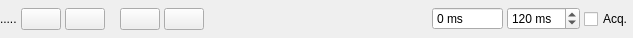
<?xml version="1.0" encoding="UTF-8"?>
<ui version="4.0">
 <class>AnimWidget</class>
 <widget class="QWidget" name="AnimWidget">
  <property name="geometry">
   <rect>
    <x>0</x>
    <y>0</y>
    <width>633</width>
    <height>38</height>
   </rect>
  </property>
  <property name="sizePolicy">
   <sizepolicy hsizetype="Expanding" vsizetype="Minimum">
    <horstretch>0</horstretch>
    <verstretch>0</verstretch>
   </sizepolicy>
  </property>
  <property name="windowTitle">
   <string>Form</string>
  </property>
  <layout class="QHBoxLayout" name="horizontalLayout">
   <property name="spacing">
    <number>4</number>
   </property>
   <property name="margin">
    <number>0</number>
   </property>
   <item>
    <widget class="QLabel" name="label">
     <property name="sizePolicy">
      <sizepolicy hsizetype="Preferred" vsizetype="Minimum">
       <horstretch>0</horstretch>
       <verstretch>0</verstretch>
      </sizepolicy>
     </property>
     <property name="text">
      <string>.....</string>
     </property>
    </widget>
   </item>
   <item>
    <widget class="QPushButton" name="start_pushButton">
     <property name="sizePolicy">
      <sizepolicy hsizetype="Minimum" vsizetype="Fixed">
       <horstretch>0</horstretch>
       <verstretch>0</verstretch>
      </sizepolicy>
     </property>
     <property name="toolTip">
      <string>Play animation</string>
     </property>
     <property name="text">
      <string/>
     </property>
     <property name="icon">
      <iconset resource="../alizams.qrc">
       <normaloff>:/bitmaps/play.svg</normaloff>:/bitmaps/play.svg</iconset>
     </property>
    </widget>
   </item>
   <item>
    <widget class="QPushButton" name="stop_pushButton">
     <property name="sizePolicy">
      <sizepolicy hsizetype="Minimum" vsizetype="Fixed">
       <horstretch>0</horstretch>
       <verstretch>0</verstretch>
      </sizepolicy>
     </property>
     <property name="toolTip">
      <string>Stop animation</string>
     </property>
     <property name="text">
      <string/>
     </property>
     <property name="icon">
      <iconset resource="../alizams.qrc">
       <normaloff>:/bitmaps/stop.svg</normaloff>:/bitmaps/stop.svg</iconset>
     </property>
    </widget>
   </item>
   <item>
    <widget class="QLabel" name="label_2">
     <property name="sizePolicy">
      <sizepolicy hsizetype="Fixed" vsizetype="Fixed">
       <horstretch>0</horstretch>
       <verstretch>0</verstretch>
      </sizepolicy>
     </property>
     <property name="text">
      <string/>
     </property>
     <property name="textFormat">
      <enum>Qt::PlainText</enum>
     </property>
     <property name="textInteractionFlags">
      <set>Qt::NoTextInteraction</set>
     </property>
    </widget>
   </item>
   <item>
    <widget class="QPushButton" name="group_pushButton">
     <property name="toolTip">
      <string>&lt;html&gt;&lt;head/&gt;&lt;body&gt;&lt;p&gt;Create 4D image group&lt;/p&gt;&lt;/body&gt;&lt;/html&gt;</string>
     </property>
     <property name="text">
      <string notr="true"/>
     </property>
     <property name="icon">
      <iconset resource="../alizams.qrc">
       <normaloff>:/bitmaps/group.svg</normaloff>:/bitmaps/group.svg</iconset>
     </property>
    </widget>
   </item>
   <item>
    <widget class="QPushButton" name="remove_pushButton">
     <property name="toolTip">
      <string>&lt;html&gt;&lt;head/&gt;&lt;body&gt;&lt;p&gt;Remove 4D groups&lt;/p&gt;&lt;/body&gt;&lt;/html&gt;</string>
     </property>
     <property name="text">
      <string notr="true"/>
     </property>
     <property name="icon">
      <iconset resource="../alizams.qrc">
       <normaloff>:/bitmaps/delete.svg</normaloff>:/bitmaps/delete.svg</iconset>
     </property>
    </widget>
   </item>
   <item>
    <spacer name="horizontalSpacer">
     <property name="orientation">
      <enum>Qt::Horizontal</enum>
     </property>
     <property name="sizeHint" stdset="0">
      <size>
       <width>40</width>
       <height>20</height>
      </size>
     </property>
    </spacer>
   </item>
   <item>
    <widget class="QSpinBox" name="acq_spinBox">
     <property name="sizePolicy">
      <sizepolicy hsizetype="Preferred" vsizetype="Fixed">
       <horstretch>0</horstretch>
       <verstretch>0</verstretch>
      </sizepolicy>
     </property>
     <property name="toolTip">
      <string>Frame time from DICOM acq. times</string>
     </property>
     <property name="readOnly">
      <bool>true</bool>
     </property>
     <property name="buttonSymbols">
      <enum>QAbstractSpinBox::NoButtons</enum>
     </property>
     <property name="suffix">
      <string notr="true"> ms</string>
     </property>
     <property name="prefix">
      <string notr="true"/>
     </property>
     <property name="maximum">
      <number>999999999</number>
     </property>
    </widget>
   </item>
   <item>
    <widget class="QSpinBox" name="frametime_spinBox">
     <property name="sizePolicy">
      <sizepolicy hsizetype="Preferred" vsizetype="Fixed">
       <horstretch>0</horstretch>
       <verstretch>0</verstretch>
      </sizepolicy>
     </property>
     <property name="toolTip">
      <string>Frame time</string>
     </property>
     <property name="accelerated">
      <bool>true</bool>
     </property>
     <property name="suffix">
      <string notr="true"> ms</string>
     </property>
     <property name="prefix">
      <string notr="true"/>
     </property>
     <property name="maximum">
      <number>9999</number>
     </property>
     <property name="value">
      <number>120</number>
     </property>
    </widget>
   </item>
   <item>
    <widget class="QCheckBox" name="t_checkBox">
     <property name="sizePolicy">
      <sizepolicy hsizetype="Fixed" vsizetype="Fixed">
       <horstretch>0</horstretch>
       <verstretch>0</verstretch>
      </sizepolicy>
     </property>
     <property name="toolTip">
      <string>Use DICOM acquisition times</string>
     </property>
     <property name="text">
      <string>Acq.</string>
     </property>
    </widget>
   </item>
  </layout>
 </widget>
 <tabstops>
  <tabstop>start_pushButton</tabstop>
  <tabstop>stop_pushButton</tabstop>
  <tabstop>group_pushButton</tabstop>
  <tabstop>remove_pushButton</tabstop>
  <tabstop>acq_spinBox</tabstop>
  <tabstop>frametime_spinBox</tabstop>
  <tabstop>t_checkBox</tabstop>
 </tabstops>
 <resources>
  <include location="../alizams.qrc"/>
 </resources>
 <connections>
  <connection>
   <sender>t_checkBox</sender>
   <signal>toggled(bool)</signal>
   <receiver>frametime_spinBox</receiver>
   <slot>setHidden(bool)</slot>
   <hints>
    <hint type="sourcelabel">
     <x>536</x>
     <y>29</y>
    </hint>
    <hint type="destinationlabel">
     <x>568</x>
     <y>28</y>
    </hint>
   </hints>
  </connection>
  <connection>
   <sender>t_checkBox</sender>
   <signal>toggled(bool)</signal>
   <receiver>acq_spinBox</receiver>
   <slot>setVisible(bool)</slot>
   <hints>
    <hint type="sourcelabel">
     <x>536</x>
     <y>29</y>
    </hint>
    <hint type="destinationlabel">
     <x>472</x>
     <y>28</y>
    </hint>
   </hints>
  </connection>
 </connections>
</ui>
